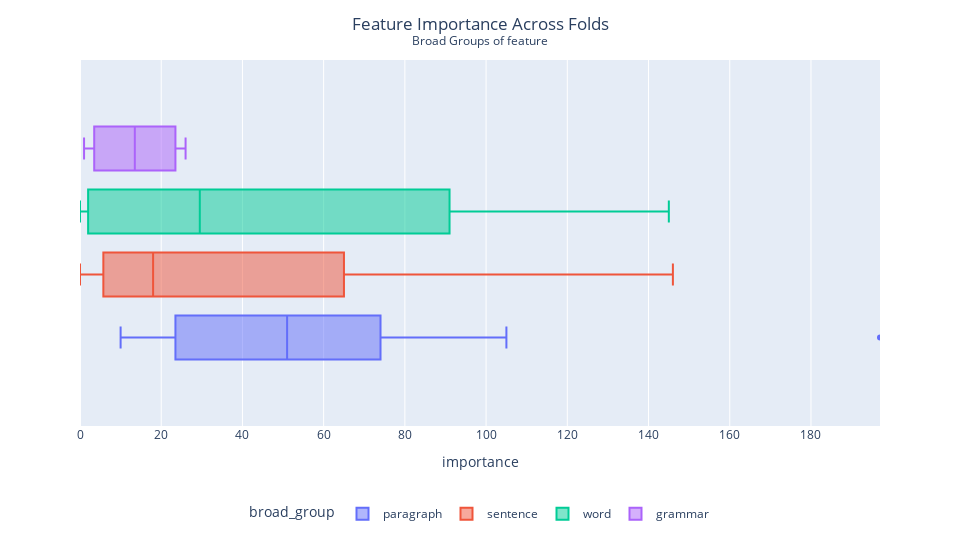

Notebook code cell kept with this figure:
### Markdown cell above
## Broad Groups

### Code cell
fig = px.box(
    df,
    x="importance",
    color="broad_group",
    range_x=(df.importance.min(), df.importance.max()),
)
fig.update_layout(
    height=1080 // 2,
    width=1920 // 2,
    title_x=0.5,
    title_text="Feature Importance Across Folds<br><sup>Broad Groups of feature</sup>",
    legend=dict(orientation="h", yanchor="top", xanchor="center", y=-0.2, x=0.5),
)
fig.show()

### Figure 1 — Plotly figure (JSON) as saved in the notebook; plotly's stock layout.template omitted (floating-point values rounded to 4 significant figures)
{"data": [{"alignmentgroup": "True", "hovertemplate": "broad_group=paragraph<br>importance=%{x}<extra></extra>", "legendgroup": "paragraph", "marker": {"color": "#636efa"}, "name": "paragraph", "notched": false, "offsetgroup": "paragraph", "orientation": "h", "showlegend": true, "type": "box", "x": [197, 105, 102, 97, 95, 91, 79, 69, 65, 64, 62, 58, 52, 51, 51, 46, 46, 36, 32, 32, 25, 22, 21, 21, 21, 19, 14, 10], "x0": " ", "xaxis": "x", "y0": " ", "yaxis": "y"}, {"alignmentgroup": "True", "hovertemplate": "broad_group=sentence<br>importance=%{x}<extra></extra>", "legendgroup": "sentence", "marker": {"color": "#EF553B"}, "name": "sentence", "notched": false, "offsetgroup": "sentence", "orientation": "h", "showlegend": true, "type": "box", "x": [146, 119, 106, 103, 103, 93, 90, 85, 77, 72, 71, 65, 65, 58, 43, 42, 39, 39, 32, 28, 28, 27, 22, 20, 18, 18, 16, 15, 15, 14, 14, 12, 12, 10, 9, 7, 6, 5, 2, 2, 1, 1, 1, 1, 0, 0, 0, 0, 0], "x0": " ", "xaxis": "x", "y0": " ", "yaxis": "y"}, {"alignmentgroup": "True", "hovertemplate": "broad_group=word<br>importance=%{x}<extra></extra>", "legendgroup": "word", "marker": {"color": "#00cc96"}, "name": "word", "notched": false, "offsetgroup": "word", "orientation": "h", "showlegend": true, "type": "box", "x": [145, 133, 116, 112, 109, 91, 69, 66, 66, 33, 33, 26, 26, 19, 11, 10, 2, 0, 0, 0, 0, 0], "x0": " ", "xaxis": "x", "y0": " ", "yaxis": "y"}, {"alignmentgroup": "True", "hovertemplate": "broad_group=grammar<br>importance=%{x}<extra></extra>", "legendgroup": "grammar", "marker": {"color": "#ab63fa"}, "name": "grammar", "notched": false, "offsetgroup": "grammar", "orientation": "h", "showlegend": true, "type": "box", "x": [26, 21, 6, 1], "x0": " ", "xaxis": "x", "y0": " ", "yaxis": "y"}], "layout": {"boxmode": "group", "height": 540, "legend": {"orientation": "h", "title": {"text": "broad_group"}, "tracegroupgap": 0, "x": 0.5, "xanchor": "center", "y": -0.2, "yanchor": "top"}, "margin": {"t": 60}, "title": {"text": "Feature Importance Across Folds<br><sup>Broad Groups of feature</sup>", "x": 0.5}, "width": 960, "xaxis": {"anchor": "y", "domain": [0, 1], "range": [0, 197], "title": {"text": "importance"}}, "yaxis": {"anchor": "x", "domain": [0, 1]}}}
